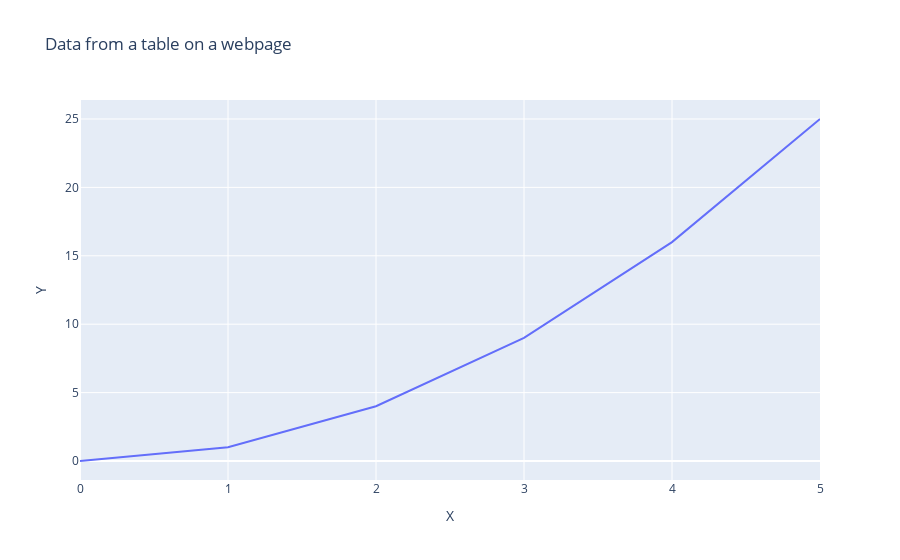

The notebook cell this image was saved under:
### Markdown cell above
As you might imagine, the overall program won't be much different than the ones above. Instead of `read_csv` or `read_excel`, we are using `read_html`, but one important difference is we have to tell the program *which* table we want to use. 

When Pandas reads in the the tables on a webpage, it indexes them, with the first table being indexed with the value 0 (zero).

Here's our program:

### Code cell
# import plotly.express and pandas
import plotly.express as px
import pandas as pd

# Read the html file into a DataFrame named df
# Note we are using the first table which is index 0
df = pd.read_html('../Data/x-y-data.html')[0]

# Create the plot
fig = px.line(data_frame=df, x='X', y='Y', title='Data from a table on a webpage')

# Show the plot
fig.show()

### Figure 1 — Plotly figure (JSON) as saved in the notebook; plotly's stock layout.template omitted (floating-point values rounded to 4 significant figures)
{"data": [{"hovertemplate": "X=%{x}<br>Y=%{y}<extra></extra>", "legendgroup": "", "line": {"color": "#636efa", "dash": "solid"}, "marker": {"symbol": "circle"}, "mode": "lines", "name": "", "orientation": "v", "showlegend": false, "type": "scatter", "x": [0, 1, 2, 3, 4, 5], "xaxis": "x", "y": [0, 1, 4, 9, 16, 25], "yaxis": "y"}], "layout": {"legend": {"tracegroupgap": 0}, "title": {"text": "Data from a table on a webpage"}, "xaxis": {"anchor": "y", "domain": [0, 1], "title": {"text": "X"}}, "yaxis": {"anchor": "x", "domain": [0, 1], "title": {"text": "Y"}}}}
